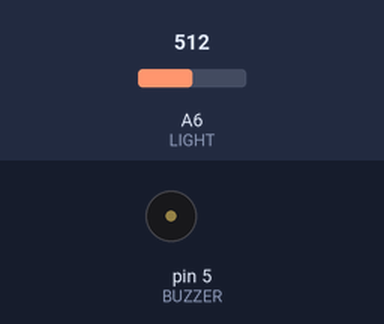
Recording of a sketch running on a simulated Arduino Nano, built with avr-gcc and run on an emulated ATmega328P. On the bench: buzzer (waves = sounding). Inputs (shaded band) come from the test bench; at power-on: A6 (LIGHT) = 512.

Above: at 1.2 s.
1.3 s: A6 (LIGHT) set to 315
2.8 s: A6 (LIGHT) set to 283
At 3.5 s:
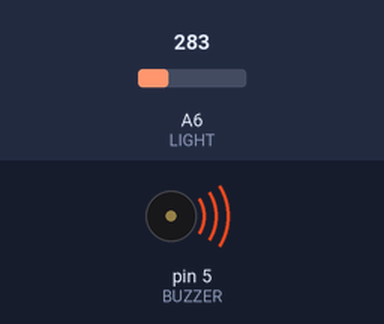
Timing chart, 0 to 5.8 s (numbered marks = the images above; inputs shaded):
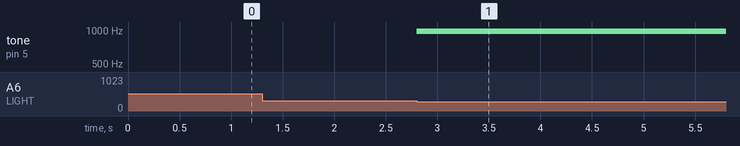

The sketch:

lightAlarm.ino
```cpp
#define LED 4
#define BUZZER 5
#define BUTTON 6
#define ROTARY A0
#define LIGHT A6
#define SOUND A2
#define DHTPIN 3
 void setup() {
  Serial.begin(115200);
  pinMode(BUZZER,OUTPUT);

}
#define AMBIENT 300
void loop() {
  int reading = analogRead(LIGHT);
  if (reading < AMBIENT)
  {
    analogWrite(BUZZER,180);
    delay(1000);
  }
  else
    analogWrite(BUZZER,0);


}
```

Measured:
- the behaviour switches between 300 and 299 on A6 (LIGHT) (found by bisection; images 0 and 1)
- after the input at 1.3 s, every drawn part: stays the same
- after the input at 2.8 s, tone on pin 5 (BUZZER): silent → 977 Hz at once
